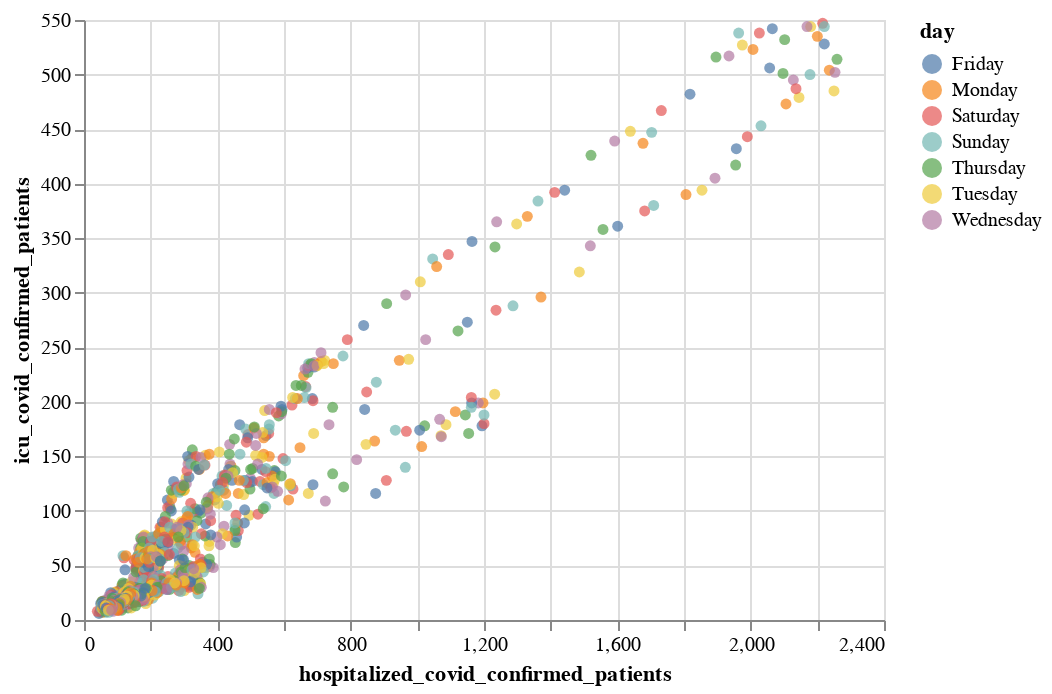

Notebook code cell kept with this figure:
### Markdown cell above
* Add some infos for the dots in the chart to make it interactive by using __tooltip__.(Name the chart c1)

### Code cell
c1 = alt.Chart(df2).mark_circle().encode(
    x = "hospitalized_covid_confirmed_patients",
    y = "icu_covid_confirmed_patients",
    color = "day",
    tooltip = ["hospitalized_covid_confirmed_patients","icu_covid_confirmed_patients","day"]
)

c1

### Figure 1 — Vega-Lite specification as saved in the notebook (floating-point values rounded to 4 significant figures; data arrays with more than 128 entries replaced by an {"elided": "..."} marker saying what was removed)
{"config": {"view": {"continuousWidth": 400, "continuousHeight": 300}}, "data": {"name": "data-8b549790e1a2810cc7b77df33b69a7d5"}, "mark": "circle", "encoding": {"color": {"field": "day", "type": "nominal"}, "tooltip": [{"field": "hospitalized_covid_confirmed_patients", "type": "quantitative"}, {"field": "icu_covid_confirmed_patients", "type": "quantitative"}, {"field": "day", "type": "nominal"}], "x": {"field": "hospitalized_covid_confirmed_patients", "type": "quantitative"}, "y": {"field": "icu_covid_confirmed_patients", "type": "quantitative"}}, "$schema": "https://vega.github.io/schema/vega-lite/v4.17.0.json", "datasets": {"data-8b549790e1a2810cc7b77df33b69a7d5": {"elided": "1115 records"}}}
